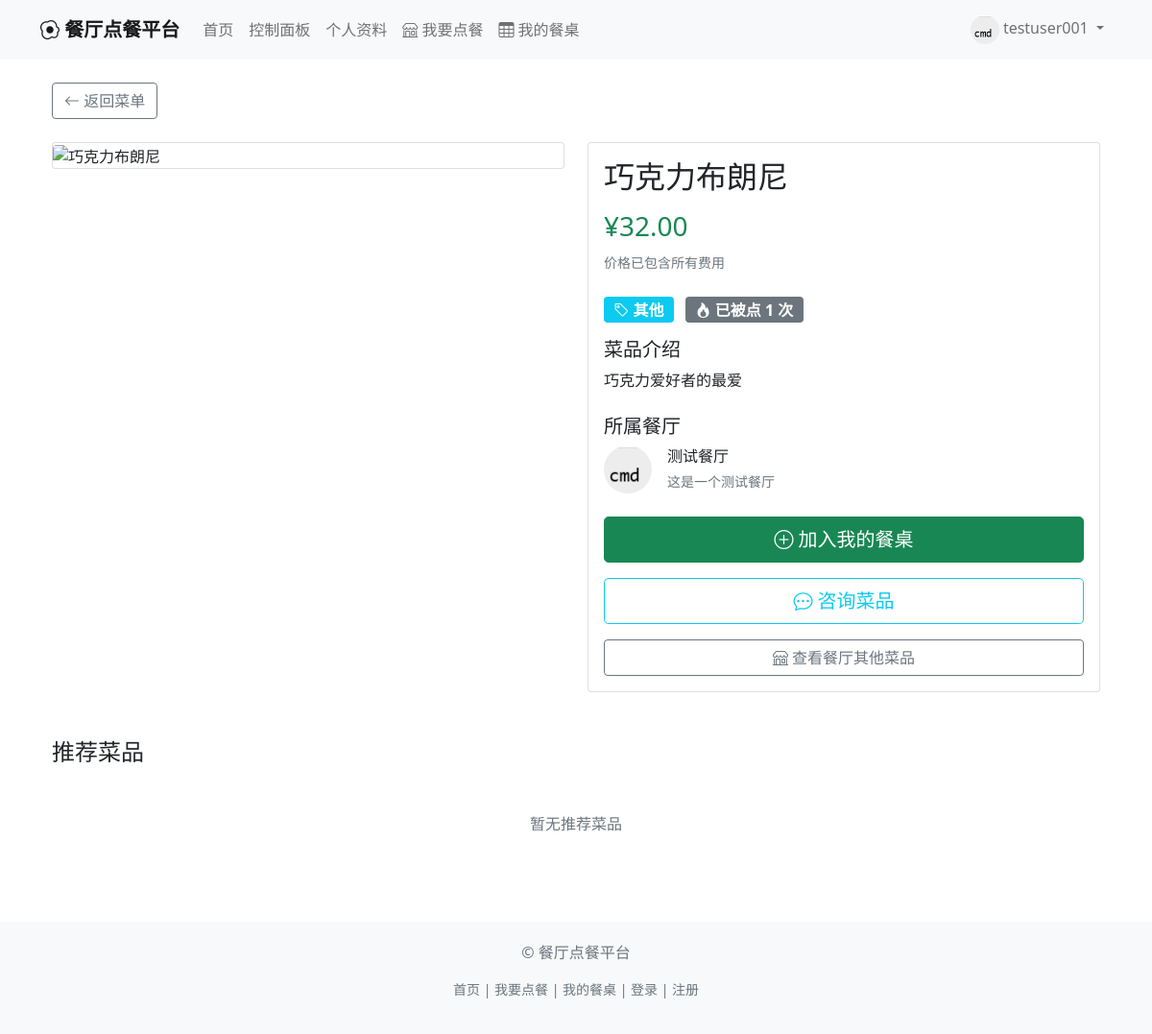
The app's page /dish/2 (signed in) with its own data.
### app/models.py (models this page shows, shortened)
class User(UserMixin, db.Model):
    id = db.Column(db.Integer, primary_key=True)
    username = db.Column(db.String(64), unique=True, nullable=False, index=True)
    email = db.Column(db.String(120), unique=True, nullable=False, index=True)
    password_hash = db.Column(db.String(256), nullable=False)
    avatar_path = db.Column(db.String(200), default='default_avatar.png')
    created_at = db.Column(db.DateTime, default=datetime.utcnow)
    is_active = db.Column(db.Boolean, default=True)
    role = db.Column(db.String(20), default='customer')  # 'customer' 或 'owner'
    restaurant = db.relationship('Restaurant', backref='owner', uselist=False, lazy=True)
    orders = db.relationship('Order', backref='customer', lazy='dynamic')
    blacklisted_by = db.relationship('Blacklist', backref='user', lazy='dynamic')

class Dish(db.Model):
    id = db.Column(db.Integer, primary_key=True)
    name = db.Column(db.String(100), nullable=False)
    description = db.Column(db.Text, nullable=False)
    price = db.Column(db.Float, nullable=False)
    image_path = db.Column(db.String(200), default='default_dish.png')
    category_id = db.Column(db.Integer, db.ForeignKey('category.id'), nullable=False)
    restaurant_id = db.Column(db.Integer, db.ForeignKey('restaurant.id'), nullable=False)
    created_at = db.Column(db.DateTime, default=datetime.utcnow)
    order_count = db.Column(db.Integer, default=0)  # 被点次数
    is_active = db.Column(db.Boolean, default=True)  # 是否上架
    order_items = db.relationship('OrderItem', backref='dish', lazy='dynamic', cascade='all, delete-orphan')

class Category(db.Model):
    id = db.Column(db.Integer, primary_key=True)
    name = db.Column(db.String(50), nullable=False)
    restaurant_id = db.Column(db.Integer, db.ForeignKey('restaurant.id'), nullable=False)
    created_at = db.Column(db.DateTime, default=datetime.utcnow)
    dishes = db.relationship('Dish', backref='category', lazy='dynamic', cascade='all, delete-orphan')

class Restaurant(db.Model):
    id = db.Column(db.Integer, primary_key=True)
    name = db.Column(db.String(100), unique=True, nullable=False, index=True)
    logo_path = db.Column(db.String(200), default='default_logo.png')
    description = db.Column(db.Text)
    owner_id = db.Column(db.Integer, db.ForeignKey('user.id'), nullable=False)
    created_at = db.Column(db.DateTime, default=datetime.utcnow)
    total_sales = db.Column(db.Float, default=0.0)  # 餐厅总销售额，用于排序
    categories = db.relationship('Category', backref='restaurant', lazy='dynamic', cascade='all, delete-orphan')
    dishes = db.relationship('Dish', backref='restaurant', lazy='dynamic', cascade='all, delete-orphan')
    orders = db.relationship('Order', backref='restaurant', lazy='dynamic')
    blacklist = db.relationship('Blacklist', backref='restaurant', lazy='dynamic', cascade='all, delete-orphan')

### app/routes/main.py (the view)
@main_bp.route('/dish/<int:dish_id>')
@login_required
def dish_detail(dish_id):
    dish = Dish.query.get_or_404(dish_id)
    return render_template('dish_detail.html',
                         title=dish.name,
                         dish=dish)

### app/templates/dish_detail.html (shortened to what this page needs)
{% extends "base.html" %}
{% block content %}
<div class="container mt-4">
    <div class="mb-4">
        <a href="{{ url_for('main.restaurant_menu', restaurant_id=dish.restaurant.id) }}"
           class="btn btn-outline-secondary">
            <i class="bi bi-arrow-left"></i> 返回菜单
        </a>
    </div>
    <div class="row">
        <div class="col-lg-6">
            <div class="card">
                <div class="card-body p-0">
                    <img src="{{ url_for('static', filename='uploads/dishes/' + dish.image_path) }}"
                         alt="{{ dish.name }}"
                         class="img-fluid rounded"
                         style="width: 100%; max-height: 500px; object-fit: cover;">
                </div>
            </div>
        </div>
        <div class="col-lg-6">
            <div class="card">
                <div class="card-body">
                    <h2 class="mb-3">{{ dish.name }}</h2>
                    <div class="mb-4">
                        <h3 class="text-success">¥{{ "%.2f"|format(dish.price) }}</h3>
                        <small class="text-muted">价格已包含所有费用</small>
                    </div>
                    <div class="mb-3">
                        <span class="badge bg-info fs-6">
                            <i class="bi bi-tag"></i> {{ dish.category.name }}
                        </span>
                        <span class="badge bg-secondary ms-2 fs-6">
                            <i class="bi bi-fire"></i> 已被点 {{ dish.order_count or 0 }} 次
                        </span>
                    </div>
                    <div class="mb-4">
                        <h5>菜品介绍</h5>
                        <p class="card-text">{{ dish.description }}</p>
                    </div>
                    <div class="mb-4">
                        <h5>所属餐厅</h5>
                        <div class="d-flex align-items-center">
                            <img src="{{ url_for('static', filename='uploads/logos/' + dish.restaurant.logo_path) }}"
                                 alt="{{ dish.restaurant.name }}"
                                 class="rounded-circle me-3"
                                 width="50" height="50" style="object-fit: cover;">
                            <div>
                                <h6 class="mb-1">{{ dish.restaurant.name }}</h6>
                                {% if dish.restaurant.description %}
                                <small class="text-muted">{{ dish.restaurant.description|truncate(50) }}</small>
                                {% endif %}
                            </div>
                        </div>
                    </div>
                    <div class="d-grid gap-3">
                        <button class="btn btn-success btn-lg add-to-cart"
                                data-dish-id="{{ dish.id }}"
                                data-dish-name="{{ dish.name }}">
                            <i class="bi bi-plus-circle"></i> 加入我的餐桌
                        </button>
                        <button class="btn btn-outline-info btn-lg ask-question"
                                data-bs-toggle="modal"
                                data-bs-target="#askModal"
                                data-dish-id="{{ dish.id }}"
                                data-dish-name="{{ dish.name }}">
                            <i class="bi bi-chat-dots"></i> 咨询菜品
                        </button>
                        <a href="{{ url_for('main.restaurant_menu', restaurant_id=dish.restaurant.id) }}"
                           class="btn btn-outline-secondary">
                            <i class="bi bi-shop"></i> 查看餐厅其他菜品
                        </a>
                    </div>
                </div>
            </div>
        </div>
    </div>
    <div class="mt-5">
        <h4 class="mb-4">推荐菜品</h4>
        <div class="row">
            <div class="col-12 text-center py-4">
                <p class="text-muted">暂无推荐菜品</p>
            </div>
        </div>
    </div>
</div>
{% endblock %}

### app/templates/base.html (shortened to what this page needs)
<!DOCTYPE html>
<html lang="zh-CN">
<head>
    <link href="https://cdn.jsdelivr.net/npm/bootstrap@5.1.3/dist/css/bootstrap.min.css" rel="stylesheet">
    <link rel="stylesheet" href="https://cdn.jsdelivr.net/npm/bootstrap-icons@1.8.1/font/bootstrap-icons.css">
</head>
<body>
    <nav class="navbar navbar-expand-lg navbar-light bg-light">
        <div class="container">
            <a class="navbar-brand" href="{{ url_for('main.index') }}">
                <i class="bi bi-egg-fried"></i> 餐厅点餐平台
            </a>
            <div class="collapse navbar-collapse" id="navbarNav">
                <ul class="navbar-nav me-auto">
                    <li class="nav-item">
                        <a class="nav-link" href="{{ url_for('main.index') }}">首页</a>
                    </li>
                    {% if current_user.is_authenticated %}
                    <li class="nav-item">
                        <a class="nav-link" href="{{ url_for('main.dashboard') }}">控制面板</a>
                    </li>
                    <li class="nav-item">
                        <a class="nav-link" href="{{ url_for('auth.profile') }}">个人资料</a>
                    </li>
                    <li class="nav-item">
                        <a class="nav-link" href="{{ url_for('main.restaurants') }}">
                            <i class="bi bi-shop"></i> 我要点餐
                        </a>
                    </li>
                    <li class="nav-item">
                        <a class="nav-link" href="{{ url_for('main.my_table') }}">
                            <i class="bi bi-table"></i> 我的餐桌
                        </a>
                    </li>
                    {% endif %}
                </ul>
                <ul class="navbar-nav">
                    {% if current_user.is_authenticated %}
                    <li class="nav-item dropdown">
                        <a class="nav-link dropdown-toggle" href="#" id="navbarDropdown" role="button" data-bs-toggle="dropdown">
                            <img src="{{ url_for('static', filename='uploads/avatars/' + current_user.avatar_path) }}"
                                 alt="头像" class="rounded-circle" width="30" height="30">
                            {{ current_user.username }}
                        </a>
                    </li>
                    {% endif %}
                </ul>
            </div>
        </div>
    </nav>
    <main class="container mt-4">
        {% block content %}{% endblock %}
    </main>
    <footer class="footer">
        <div class="container text-center">
            <p class="text-muted">© 餐厅点餐平台</p>
            <p class="text-muted small">
                <a href="{{ url_for('main.index') }}" class="text-decoration-none text-muted">首页</a> |
                {% if current_user.is_authenticated %}
                <a href="{{ url_for('main.restaurants') }}" class="text-decoration-none text-muted">我要点餐</a> |
                <a href="{{ url_for('main.my_table') }}" class="text-decoration-none text-muted">我的餐桌</a> |
                {% endif %}
                <a href="{{ url_for('auth.login') }}" class="text-decoration-none text-muted">登录</a> |
                <a href="{{ url_for('auth.register') }}" class="text-decoration-none text-muted">注册</a>
            </p>
        </div>
    </footer>
</body>
</html>

### app/templates/base.html (style rules this page uses)
.navbar-brand { font-weight: bold; }
.footer { margin-top: 50px; padding: 20px 0; background-color: #f8f9fa; }

### app/templates/dish_detail.html (style rules this page uses)
.card { transition: transform 0.3s ease; }

### records on screen
User: avatar_path (picture), username "testuser001"
Dish: name "巧克力布朗尼", price "32.00", order_count "1", description "巧克力爱好者的最爱"
Category: category.name "其他"
Restaurant: logo_path (picture), restaurant.name "测试餐厅", restaurant.description "这是一个测试餐厅"
